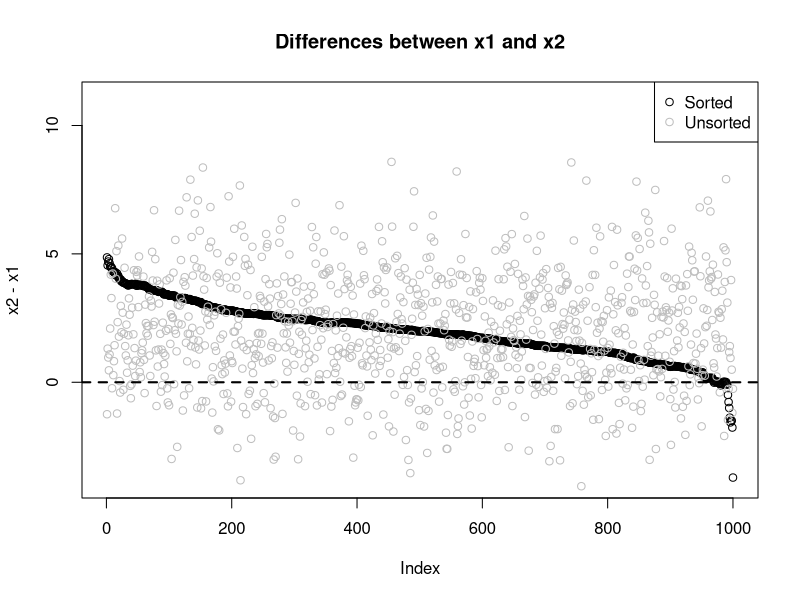

The R script that drew this image:
X1 <- rnorm(1000, 2, 2)
X2 <- rnorm(1000, 4, 1)
X3 <- rnorm(1000, 6)

Data.unsorted <- data.frame(x1=X1, x2=X2, x3=X3)

Data.sorted <- data.frame(x1=sort(X1), x2=sort(X2), x3=sort(X3))

plot(x2 - x1 ~ 1, data=Data.sorted, main ="Differences between x1 and x2", ylim=c(min(Data.sorted), max(Data.sorted)))
points(Data.unsorted[,2] - Data.unsorted[,1], col="grey")
abline(h=0, lwd=2, lty="dashed")
legend("topright", pch=c(1,1), col=c("black", "grey"), legend=c("Sorted", "Unsorted"))